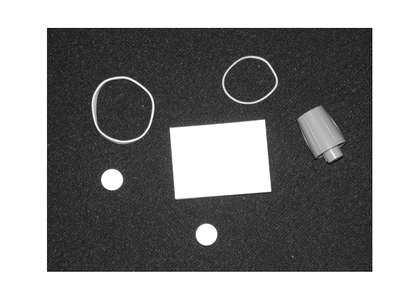
%> input picture Assign1_Zhicheng_Gu/p3/edge_link.png, 420 x 299 px, shrunk from 661 x 471 before the run
$ octave p3_part1.m   (GNU Octave 9; MATLAB toolbox functions it lacks are replaced by stand-ins)
%> lines starting %> are read from the running program, lines starting %| are printed output that depends on the picture
clc;clear;close all;
a = imread('edge_link.png');
%> a is the input picture: size 299x420 uint8; min 0, max 255, mean 140.7
% a = imread('edge_detector.png');
% a = imread('cloud.png');
% a = imread('img_ct_lung.jpg');

a = a(:,:,1);
a = im2double(a);
%> a: size 299x420 double

subplot(2, 3, 1);
imagesc(a);

p = 1.0;

h = fspecial( 'gaussian', 5, p );

b = conv2(a, h, 'same');
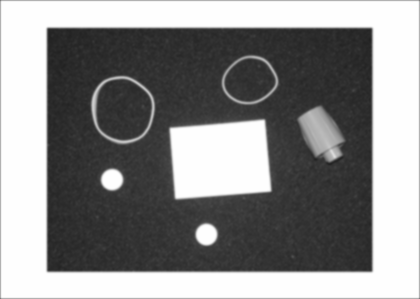
%> b: size 299x420 double; min 0.133, max 1, mean 0.548
subplot(2, 3, 2);
imagesc(b);

gx = [-1, 0, 1; -2, 0, 2; -1, 0, 1];
gy = [-1, -2, -1; 0, 0, 0; 1, 2, 1];

bx = conv2(b, gx, 'same');
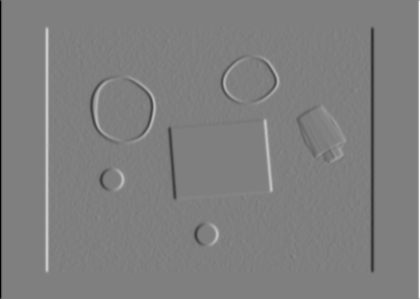
%> bx: size 299x420 double; min -3.78, max 3.78, mean -6.68e-17; drawn with min black and max white
by = conv2(b, gy, 'same');
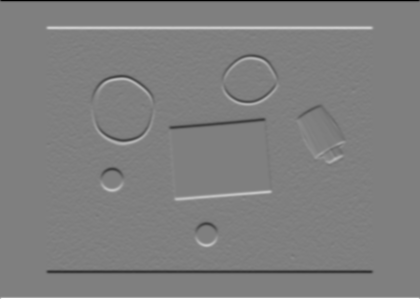
%> by: size 299x420 double; min -3.78, max 3.78, mean -3.62e-18; drawn with min black and max white

g = zeros(size(bx));
t = zeros(size(bx));

[m ,n] = size(bx);
%> m = 299; n = 420

for i = 1:m
    for j =1:n
        g(i, j) = (bx(i, j) ^ 2 + by(i, j) ^ 2) ^ 0.5;
        t(i, j) = atan(by(i, j) / bx(i, j));
    end
end
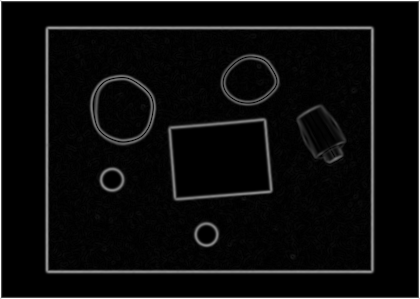
%> g: size 299x420 double; min 2.22e-16, max 3.78, mean 0.193; drawn with min black and max white
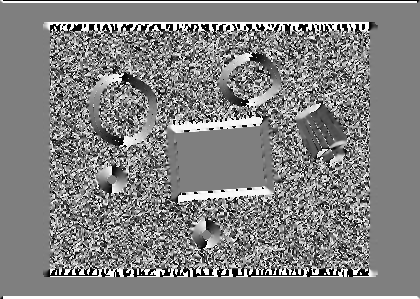
%> t: size 299x420 double; min -1.57, max 1.57, mean 0.0462; drawn with min black and max white

subplot(2, 3, 3);
imagesc(g);
subplot(2, 3, 4);


quiver(sin(t), cos(t));
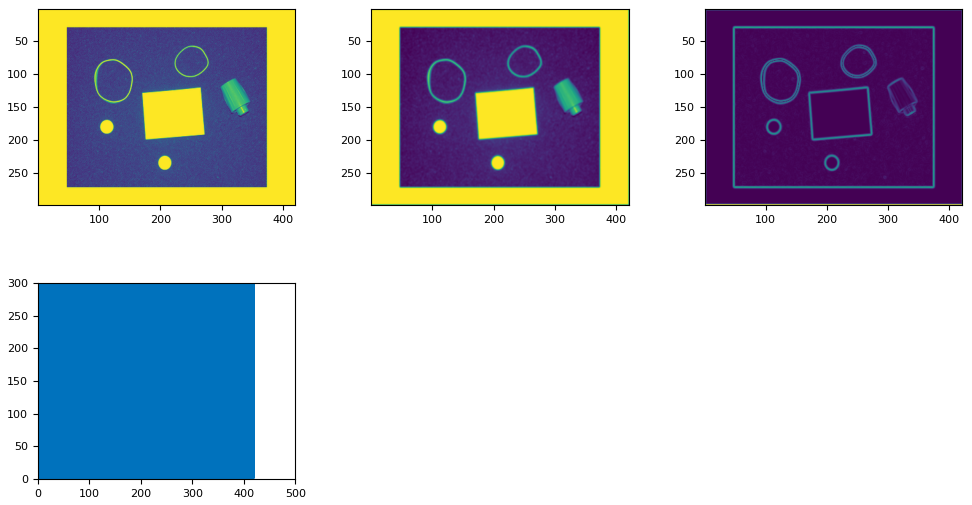
%> figure redrawn from the program's plot data, 4 panels
